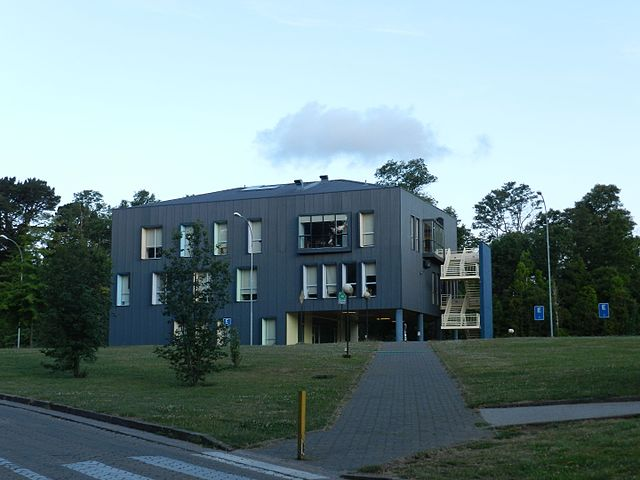
#> input picture chapters/image-processing/data/InsInformatica.jpg, 640 x 480 px, found by its file name
$ jupyter execute filters.ipynb   (shell and % lines are left out)
#> lines starting #> are read from the running program, lines starting #| are printed output that depends on the picture
[cell 1]
import numpy as np
import matplotlib.pyplot as plt
import scipy.fft
import cv2
from PIL import Image

# Filtrado de imágenes

En esta lección veremos:

- Filtrado con máscaras en frecuencia
- Filtrado con convolución 2D

## Filtro en frecuencia

Recordemos que, por propiedad de la transformada de Fourier

:::{important}

Una multiplicación en el espacio de frecuencia equivale a una convolución en el espacio original

:::

Podemos usar esta propiedad para hacer filtrado

- Calculamos el espectro de la imagen usando la DFT
- Multiplicamos el espectro por una ventana
- Aplicamos DFT inversa para obtener la imagen filtrada

**Ejemplo:** Filtro pasa-bajos

Usamos opencv para calcular la transformada de Fourier de la siguiente imagen

[cell 2]
inst = cv2.cvtColor(cv2.imread('data/InsInformatica.jpg'), cv2.COLOR_BGR2GRAY)
#> inst: shape (480, 640); min 0, max 253, mean 130.6
inst_dft = cv2.dft(np.float32(inst), flags=cv2.DFT_COMPLEX_OUTPUT)
inst_magnitude, inst_phase = cv2.cartToPolar(inst_dft[:,:,0], inst_dft[:,:,1])

fig, ax = plt.subplots(1, 2, figsize=(10, 5))
ax[0].imshow(inst, cmap=plt.cm.Greys_r)
ax[0].axis('off')
ax[0].set_title('Imagen de ejemplo')
ax[1].imshow(scipy.fft.fftshift(1+np.log(inst_magnitude)), cmap=plt.cm.Greys_r)
ax[1].axis('off');
ax[1].set_title('Espectro de amplitud');

Multipliquemos el espectro por una ventana rectangular que multiplique por cero las frecuencias altas

:::{important}

Eliminar las frecuencias altas tiene un efecto de suavizado en la imagen original

:::

Luego tomamos la transformada de Fourier inversa del espectro multiplicado para obtener una imagen filtrada.

Observe como cambia el resultado a medida que disminuimos progresivamente el tamaño de la ventana (`sigma`)

[cell 3]
def reconstruct(mag, phase):
    return cv2.dft(cv2.merge([*cv2.polarToCart(mag, phase)]),
                  flags=cv2.DFT_INVERSE | cv2.DFT_REAL_OUTPUT | cv2.DFT_SCALE)

[cell 4]
def create_mask(img_shape, sigma):
    cy, cx = img_shape[0]/2, img_shape[1]/2
    x = np.arange(0, img_shape[1]);
    y = np.arange(0, img_shape[0]);
    X, Y = np.meshgrid(x, y)
    mask = np.zeros(shape=img_shape, dtype=np.float32)
    mask[int(cy-sigma):int(cy+sigma),
         int(cx-sigma):int(cx+sigma)] = 1
    return mask

fig, ax = plt.subplots(3, 2, figsize=(8, 8), tight_layout=True, sharex=True, sharey=True);
for i, sigma in enumerate([100, 40, 10]):
    espectro_filtrado = scipy.fft.fftshift(inst_magnitude)*create_mask(inst.shape, sigma)
    ax[i, 0].imshow(np.log(1+np.abs(espectro_filtrado)), cmap=plt.cm.Spectral_r)
    image_reconstruida = reconstruct(scipy.fft.ifftshift(espectro_filtrado), inst_phase)
    ax[i, 1].imshow(image_reconstruida, cmap=plt.cm.Greys_r)
#> this loop made 3 passes
#> pass 1, `image_reconstruida = reconstruct(scipy.fft.ifftshift(espectro_filtrado..`:
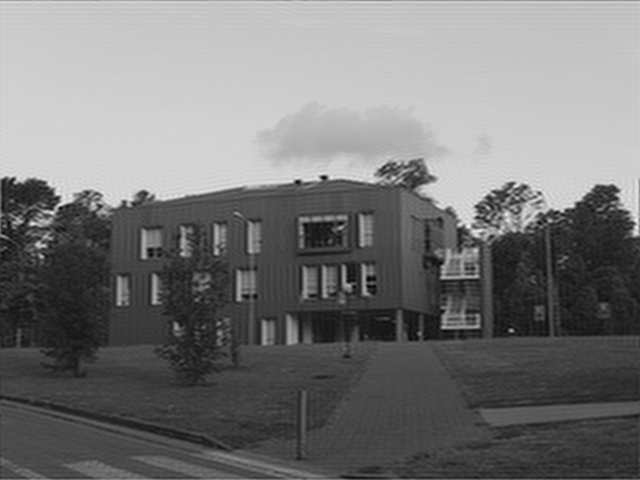
#> image_reconstruida: shape (480, 640) float32; min -23.06, max 303.6, mean 130.6; drawn with min black and max white

Este procedimiento puede usarse para eliminar ruido a costa de perder detalles

Para evitar artefactos causados por los bordes abruptos de la señal rectangular podemos reemplazar la misma por una ventana Gaussiana. Esta operación se suele llamar "suavizado gaussiano"

[cell 5]
def create_mask(img_shape, sigma):
    cy, cx = img_shape[0]/2, img_shape[1]/2
    x = np.arange(0, img_shape[1]);
    y = np.arange(0, img_shape[0]);
    X, Y = np.meshgrid(x, y)
    return 1e-8 + np.exp(-(((X-cx)/sigma)**2 + ((Y-cy)/sigma)**2)).astype('float32')

fig, ax = plt.subplots(3, 2, figsize=(8, 8), tight_layout=True, sharex=True, sharey=True);
for i, sigma in enumerate([100, 40, 10]):
    espectro_filtrado = scipy.fft.fftshift(inst_magnitude)*create_mask(inst.shape, sigma)
    ax[i, 0].imshow(np.log(1+np.abs(espectro_filtrado)), cmap=plt.cm.Spectral_r)
    image_reconstruida = reconstruct(scipy.fft.ifftshift(espectro_filtrado), inst_phase)
    ax[i, 1].imshow(image_reconstruida, cmap=plt.cm.Greys_r)
#> this loop made 3 passes
#> pass 1, in create_mask, `X, Y = np.meshgrid(x, y)`:
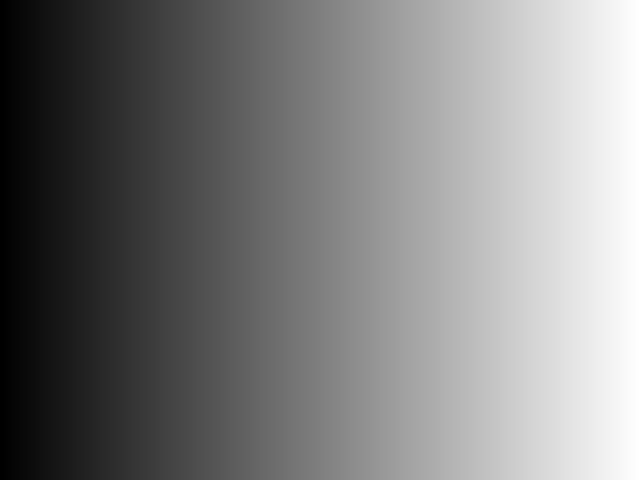
#> X: shape (480, 640) int64; min 0, max 639, mean 319.5; drawn with min black and max white
#> pass 1, in create_mask, `X, Y = np.meshgrid(x, y)`:
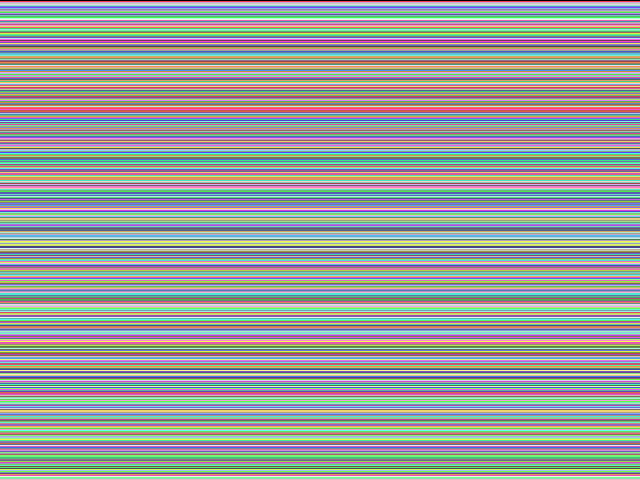
#> Y: shape (480, 640) int64; 480 distinct labels, from 0 to 479; one colour per label, 0 black

**Ejemplo:** Filtro pasa-altos

Si usamos el inverso de una ventana gaussiana entonces estaríamos multiplicando por cero las frecuencias más bajas. Esto borra los colores, dejándo sólo los detalles o bordes

Observe como cambia el resultado a medida que borramos más frecuencias bajas

[cell 6]
def create_mask(img_shape, sigma):
    cy, cx = img_shape[0]/2, img_shape[1]/2
    x = np.arange(0, img_shape[1]);
    y = np.arange(0, img_shape[0]);
    X, Y = np.meshgrid(x, y)
    return 1.0  - np.exp(-(((X-cx)/sigma)**2 + ((Y-cy)/sigma)**2)).astype('float32')

fig, ax = plt.subplots(3, 2, figsize=(8, 8), tight_layout=True, sharex=True, sharey=True);
for i, sigma in enumerate([10, 40, 100]):
    espectro_filtrado = scipy.fft.fftshift(inst_magnitude)*create_mask(inst.shape, sigma)
    ax[i, 0].imshow(np.log(1+np.abs(espectro_filtrado)), cmap=plt.cm.Spectral_r)
    image_reconstruida = reconstruct(scipy.fft.ifftshift(espectro_filtrado), inst_phase)
    ax[i, 1].imshow(image_reconstruida, cmap=plt.cm.Greys_r)
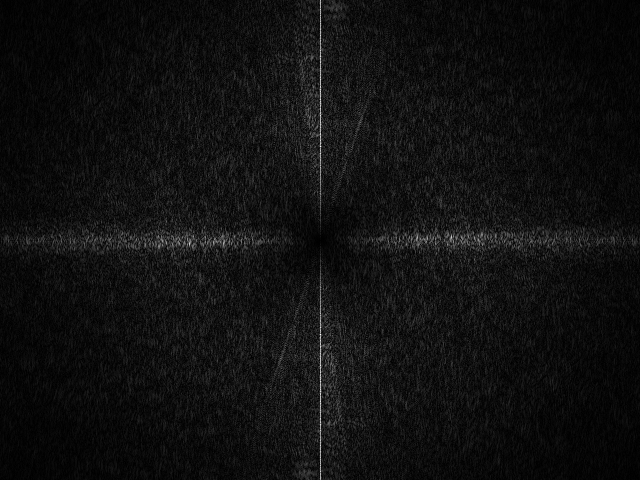
#> espectro_filtrado: shape (480, 640) float32; min 0, max 78148.1, mean 5060.4; drawn with min black and max white

## Filtrado en el dominio de la imagen

También es posible filtrar una imagen directamente en el espacio original usando la convolución bidimensional.

El elemento que se convoluciona con la imagen se denomina filtro o kernel de convolución

La siguiente animación muestra el proceso de convolución en dos dimensiones

¿Qué cree usted que hacen estos los siguientes kernels/filtros?

$$
\begin{pmatrix}
1 & 1 & 1 & 1 & 1 \\
1 & 1 & 1 & 1 & 1 \\
1 & 1 & 1 & 1 & 1 \\
1 & 1 & 1 & 1 & 1 \\
1 & 1 & 1 & 1 & 1 \\
\end{pmatrix} \frac{1}{25}
\qquad
\begin{pmatrix}
0.018 & 0.082 & 0.1353 & 0.082 & 0.018 \\
0.082 & 0.3678 & 0.6065 & 0.3678 & 0.082 \\
0.1353 & 0.6065 & 1 & 0.6065 & 0.1353 \\
0.082 & 0.3678 & 0.6065 & 0.3678 & 0.082 \\
0.018 & 0.082 & 0.1353 & 0.082 & 0.018 \\
\end{pmatrix} \frac{1}{\sqrt{2\pi}}
$$

> Ambos son filtros promediadores, es decir que reemplazan cada pixel por un promedio de sus vecinos. Estos filtros actuan como pasa-bajos ya que suavizan la imagen.

Con OpenCV se puede filtrar con la función `filter2D` la cual recibe como argumentos

- `src`: La imagen que se quiere filtrar
- `Kernel`: El filtro con que se desea convolucionar
- `ddepth`: Profundidad o número de canales de la imagen resultante, se puede usar `-1` para forzar la misma profundidad de `src`

**Ejemplo:** Filtro rectangular promediador

[cell 7]
size = 20
kernel = np.ones(shape=(size, size))/size**2
#> kernel: shape (20, 20) float64; every value is 0.0025

fig, ax = plt.subplots(figsize=(5, 3.5), tight_layout=True);
ax.imshow(cv2.filter2D(src=inst, ddepth=-1, kernel=kernel), cmap=plt.cm.Greys_r)
ax.axis('off');
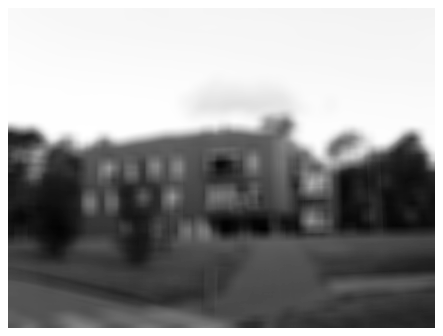
#> figure drawn by matplotlib, 1 panel

**Ejemplo:** Detección de borde con filtro Sobel

Los siguientes filtros se conocen como sobel horizontal y vertical

[cell 8]
sobel_v = np.array([[-1, 0, 1], [-2, 0, 2], [-1, 0, 1]])
#> sobel_v = [[-1, 0, 1], [-2, 0, 2], [-1, 0, 1]]
sobel_h = np.array([[-1, -2, -1], [0, 0, 0], [1, 2, 1]])
#> sobel_h = [[-1, -2, -1], [0, 0, 0], [1, 2, 1]]

Se utilizan para resaltar los bordes de la imagen

[cell 9]
filtered_v = cv2.filter2D(src=inst.astype('float32'), ddepth=-1, kernel=sobel_v)
filtered_h = cv2.filter2D(src=inst.astype('float32'), ddepth=-1, kernel=sobel_h)
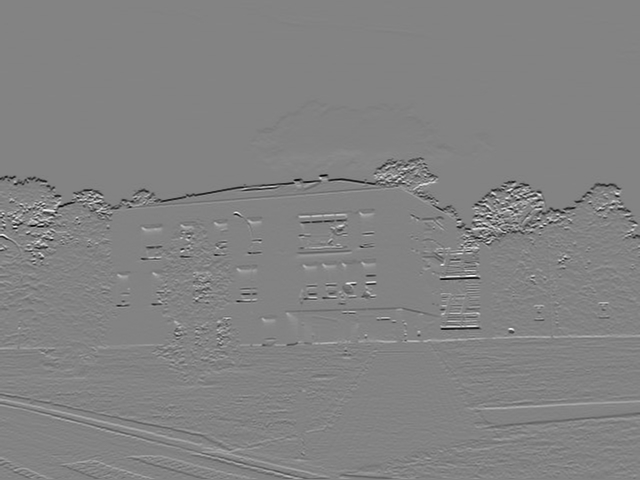
#> filtered_h: shape (480, 640) float32; min -961, max 907, mean -2.7; drawn with min black and max white

[cell 10]
fig, ax = plt.subplots(figsize=(7, 7), tight_layout=True);
ax =  plt.subplot2grid((2, 2), (0, 0))
ax.imshow(filtered_v, cmap=plt.cm.Greys_r);
ax.axis('off')
ax.set_title('Sobel vertical')
ax = plt.subplot2grid((2, 2), (0, 1))
ax.imshow(filtered_h, cmap=plt.cm.Greys_r)
ax.axis('off')
ax.set_title('Sobel horizontal')
ax = plt.subplot2grid((2, 2), (1, 0), colspan=2)
ax.matshow(np.sqrt(filtered_v**2 + filtered_h**2)[3:-3,3:-3], cmap=plt.cm.Greys_r)
ax.axis('off')
ax.set_title('Combinación');

## Ruido en imágenes

Existen distintos tipos de ruido que pueden afectar una imagen

- Ruido térmico, ruido de lectura, ruido eléctronico: Se modelan tipicamente como **ruido blanco Gaussiano**
- Ruido sal y pimienta o **Ruido impulsivo**: Se traduce en píxeles que se saturan en sus valores máximos/mínimos
- Interferencia periódica: Puede modelarse como una sinusoide

A continuación mostraremos como se ven estos ruidos para aprender a reconocerlos

También veremos como disminuir sus efectos usando filtros

Considere la siguiente imagen de ejemplo:

[cell 11]
lobo = cv2.cvtColor(cv2.imread('data/lobo.jpg'), cv2.COLOR_BGR2GRAY)
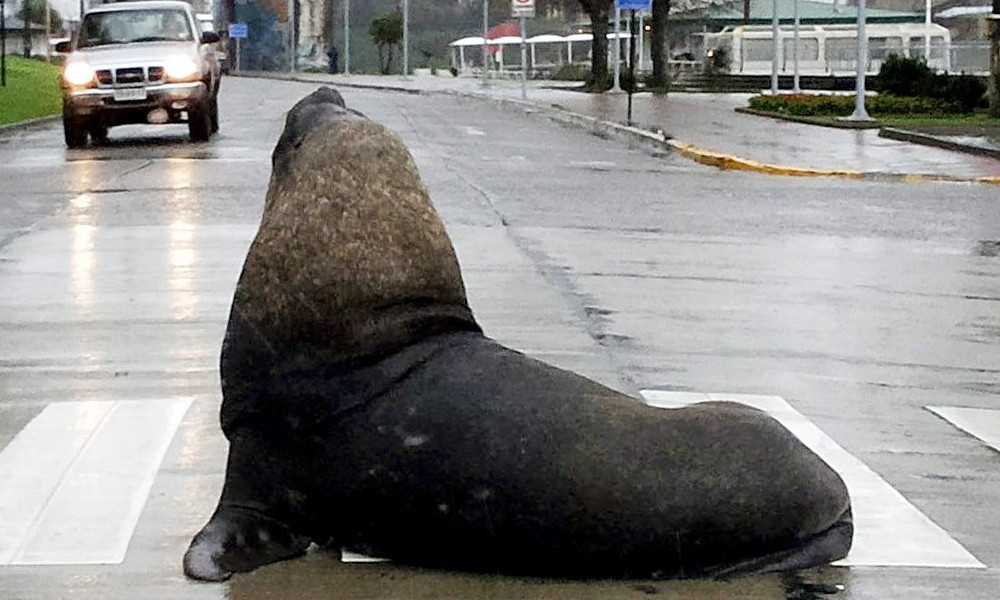
#> input picture chapters/image-processing/data/lobo.jpg, 1000 x 600 px, found by its file name
#> lobo: shape (600, 1000); min 0, max 255, mean 133.3
Image.fromarray(lobo)

Así se vería si la corrompemos añadiendo ruido blanco gaussiano con una desviación estándar de $20$

[cell 12]
sigma = 20
noise = np.random.randn(lobo.shape[0], lobo.shape[1])
lobo_corrupted = lobo + sigma*noise
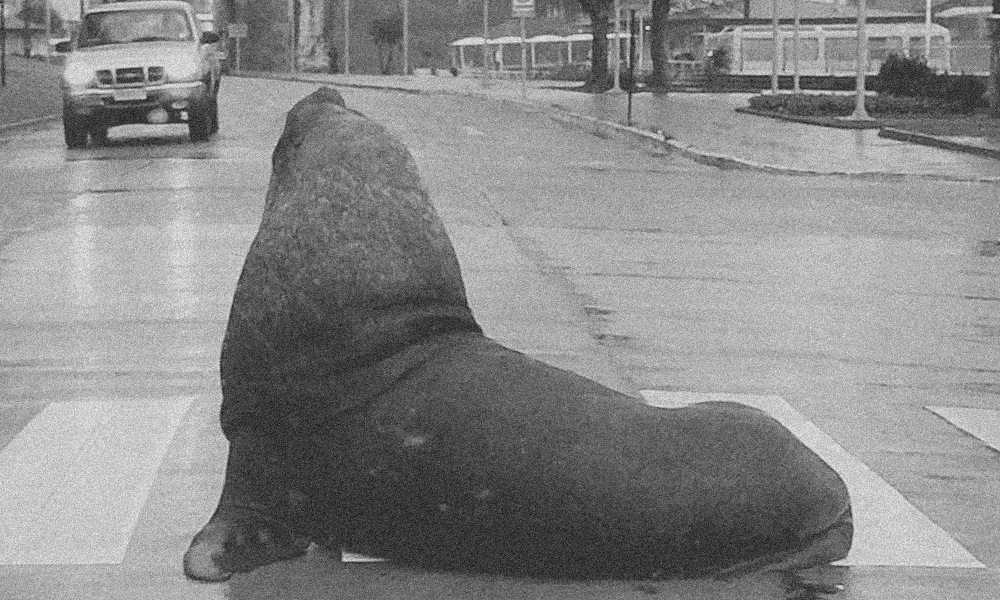
#> lobo_corrupted: shape (600, 1000) float64; min -90.64, max 327.1, mean 133.4; drawn with min black and max white

[cell 13]
fig, ax = plt.subplots(figsize=(6, 3.5), tight_layout=True)
ax.matshow(lobo_corrupted, cmap=plt.cm.Greys_r)
ax.axis('off');

El ruido blanco se presenta en todo el espectro. Por ende no es posible eliminarlo completamente pero podemos disminuir su efecto usando un filtro pasabajo

Para llegar a un buen resultado se debe calibrar el tamaño del filtro. En este caso particular un filtro rectangular de tamaño $5$ entrega un resultado aceptable

[cell 14]
size = 5
kernel = np.ones(shape=(size, size))/size**2
#> kernel = [[0.04, 0.04, 0.04, 0.04, 0.04], [0.04, 0.04, 0.04, 0.04, 0.04], [0.04, 0.04, 0.04, 0.04, 0.04], [0.04, 0.04, 0.04, 0.04, 0.04], [0.04, 0.04, 0.04, 0.04, 0.04]]
lobo_filtered = cv2.filter2D(src=lobo_corrupted, ddepth=-1, kernel=kernel)

[cell 15]
fig, ax = plt.subplots(figsize=(6, 3.5), tight_layout=True)
ax.matshow(lobo_filtered, cmap=plt.cm.Greys_r)
ax.axis('off');

**Ejemplo:** Eliminar ruido impulsivo

El ruido impulso o ruido sal y pimienta aparece como pixeles saturados en la imagen

Un filtro tipicamente usando para disminuir este ruido es el filtro mediana. Si se aplica la mediana en una vecindad los valores extremos serán ignorados

La función `medianBlur` de opencv implementa el filtro mediana y recibe la imagen a filtrar y el tamaño de vecindad del filtro

[cell 16]
noise = np.random.rand(*lobo.shape)
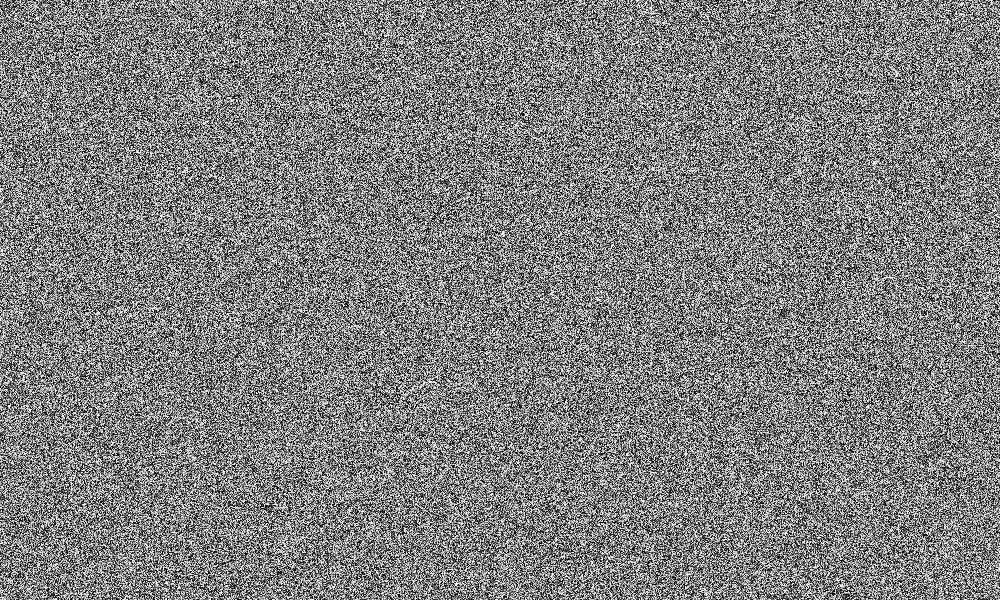
#> noise: shape (600, 1000) float64; min 3.13e-06, max 1, mean 0.5
lobo_corrupted  = np.where(noise < 0.1, 255, lobo)

[cell 17]
lobo_filtered = cv2.medianBlur(lobo_corrupted, 5)

[cell 18]
fig, ax = plt.subplots(1, 2, figsize=(6, 3.5), tight_layout=True, sharex=True, sharey=True)
ax[0].matshow(lobo_corrupted[:, 100:600], cmap=plt.cm.Greys_r)
ax[0].set_title('Imagen con ruido impulsivo')
ax[0].axis('off')
ax[1].matshow(lobo_filtered[:, 100:600], cmap=plt.cm.Greys_r)
ax[1].set_title('Limpieza con filtro mediana')
ax[1].axis('off');
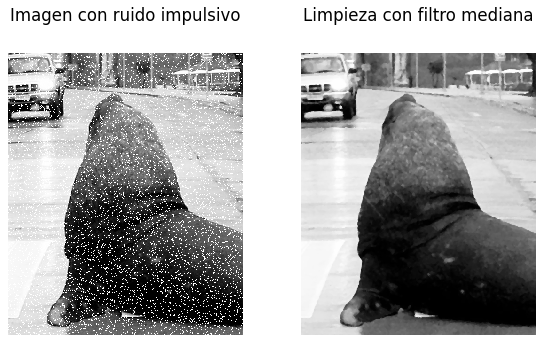
#> figure drawn by matplotlib, 2 panels
